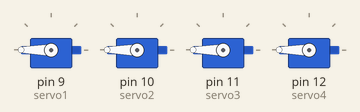
A sketch run on a simulated Arduino Uno, built with avr-gcc and run on an emulated ATmega328P. On the bench: 4 × servo. At 2.0 s the program stops and its outputs stay as they are.

Above: at 1.01 s.
At 2.1 s:
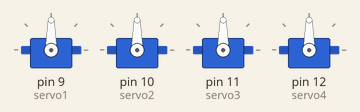
Timing chart, 0 to 3.5 s (numbered marks = the images above):
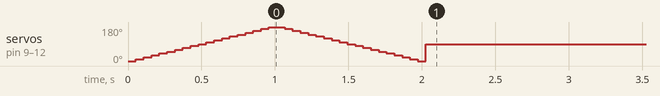

The sketch:

four_servo_motors_sweep1.ino
```cpp
#include <Servo.h>

Servo servo1;
Servo servo2;
Servo servo3;
Servo servo4;

void setup() {

  servo1.attach(9);
  servo2.attach(10);
  servo3.attach(11);
  servo4.attach(12);

}

void loop() {

  // Sweep all servo motors for about 2 seconds

  for (int angle = 0; angle <= 180; angle += 10) {

    servo1.write(angle);
    servo2.write(angle);
    servo3.write(angle);
    servo4.write(angle);

    delay(53);
  }

  for (int angle = 180; angle >= 0; angle -= 10) {

    servo1.write(angle);
    servo2.write(angle);
    servo3.write(angle);
    servo4.write(angle);

    delay(53);
  }

  // Hold all servo motors at 90 degrees

  servo1.write(90);
  servo2.write(90);
  servo3.write(90);
  servo4.write(90);

  while (true);

}
```
